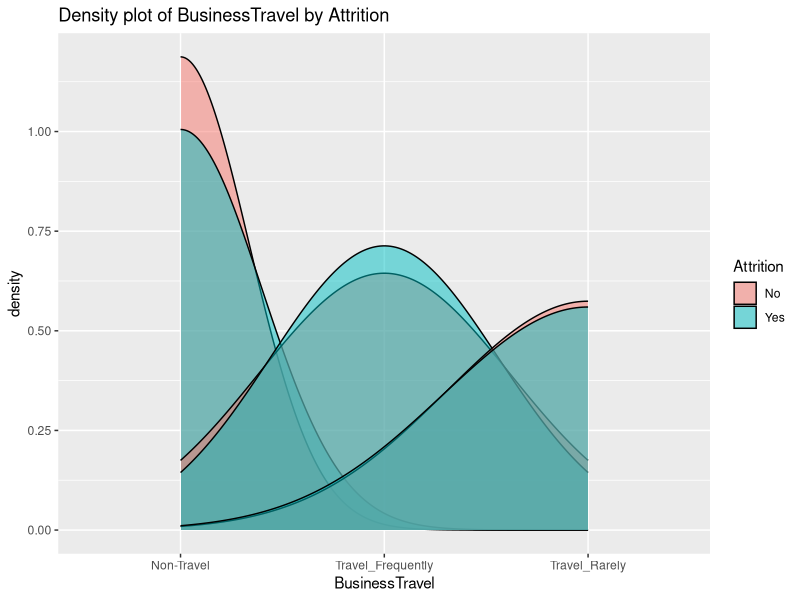
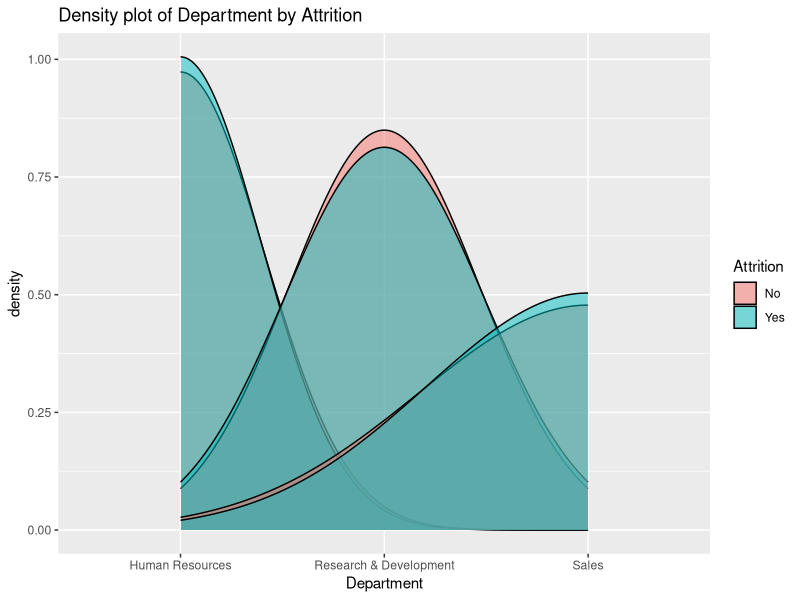
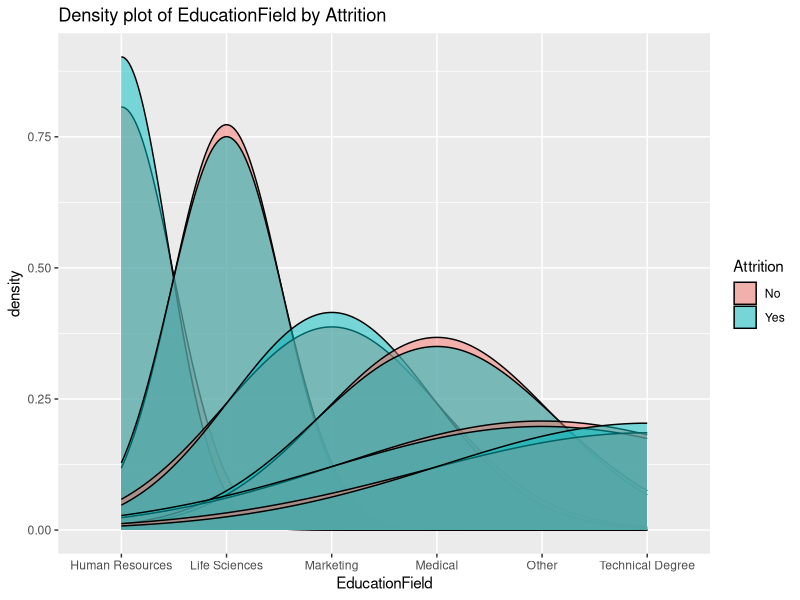
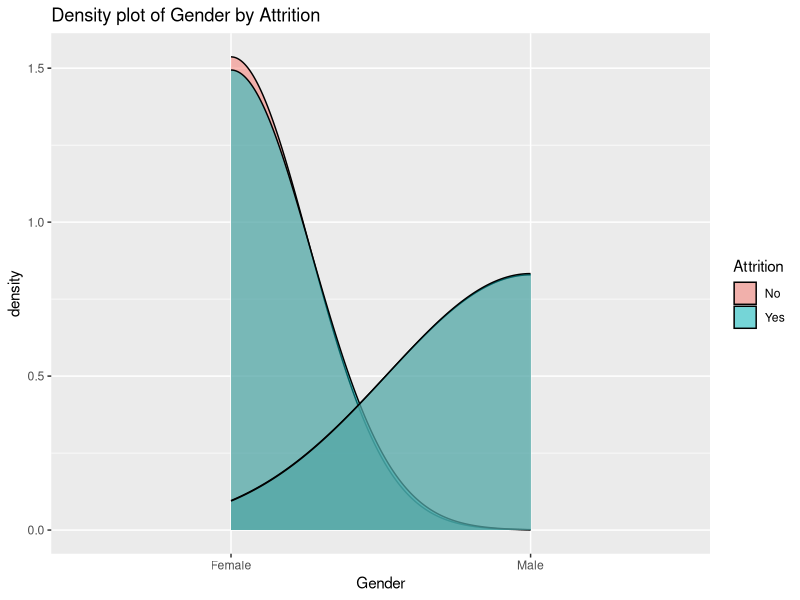
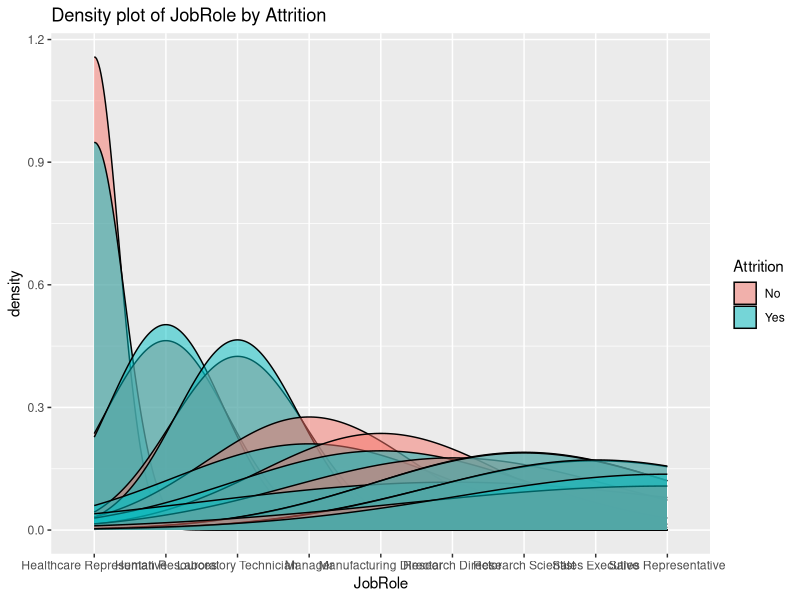
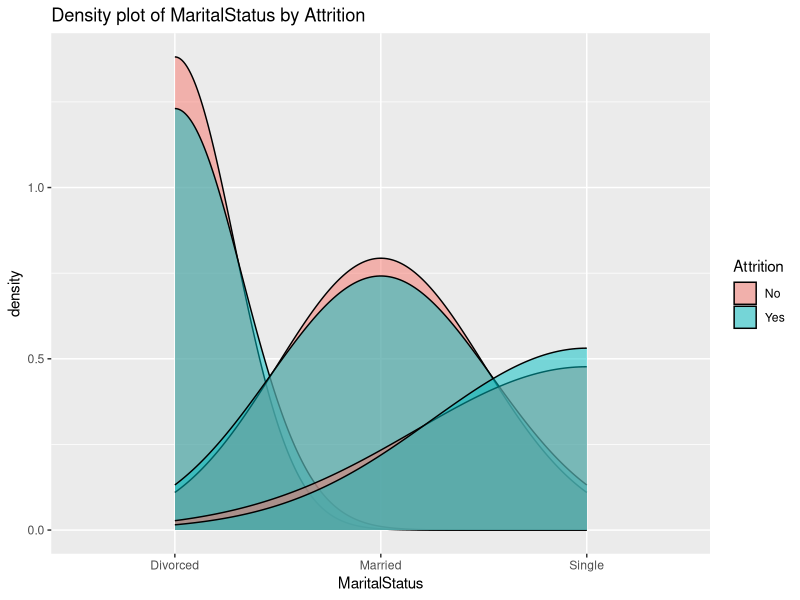
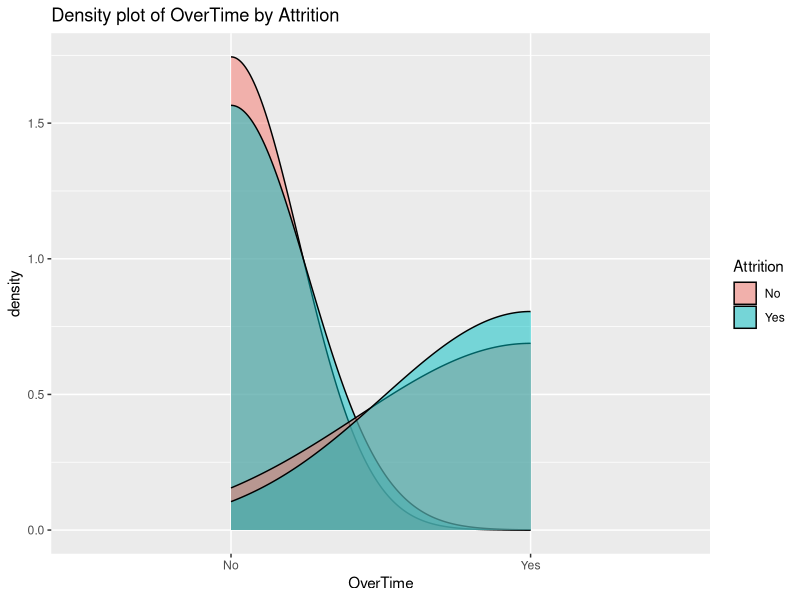
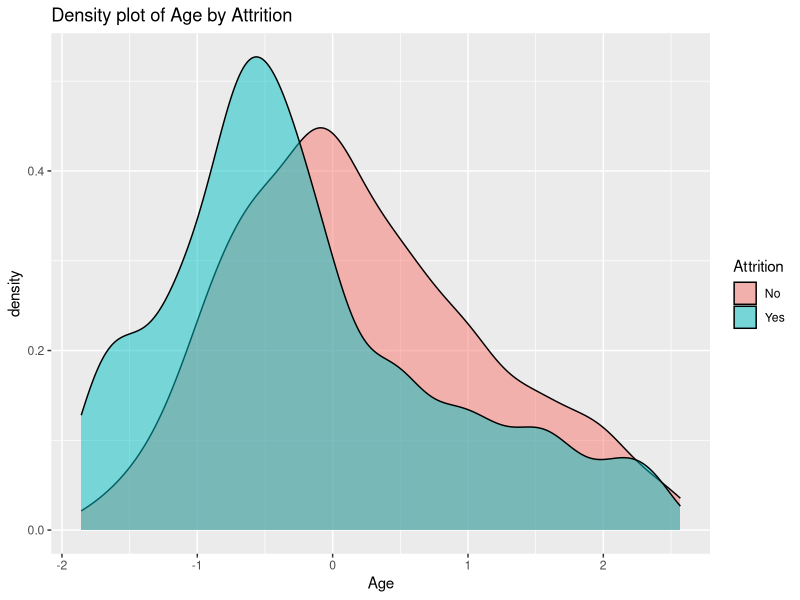

Write the R code that produced these figures, in order.
# Load necessary packages
library(ggplot2)
library(dplyr)
library(tidyr)

# Load the dataset
data <- read.csv("random_over_sampled.csv")

# Normalize the numeric columns
normalize_data <- function(data) {
  numeric_columns <- select(data, where(is.numeric))
  normalized_numeric <- numeric_columns %>%
    mutate(across(everything(), ~ scale(.)))
  normalized_data <- bind_cols(select(data, -where(is.numeric)), normalized_numeric)
  return(normalized_data)
}

# Visualize relationships with the output "Attrition"
visualize_relationships <- function(data, target_variable) {
  # Normalize the data
  normalized_data <- normalize_data(data)
  
  # Get the names of all columns except the target variable
  predictors <- setdiff(names(normalized_data), target_variable)
  
  # Iterate over all predictors and plot their relationships with the target variable
  for (predictor in predictors) {
    if (predictor != target_variable) {
      if (is.factor(normalized_data[[predictor]])) {
        # For categorical variables, create a bar plot
        print(ggplot(normalized_data, aes(x = !!sym(predictor), fill = !!sym(target_variable))) +
                geom_bar(position = "dodge") +
                labs(title = paste("Bar plot of", predictor, "by", target_variable)))
      } else {
        # For continuous variables, create a density plot
        print(ggplot(normalized_data, aes(x = !!sym(predictor), fill = !!sym(target_variable))) +
                geom_density(alpha = 0.5) +
                labs(title = paste("Density plot of", predictor, "by", target_variable)))
      }
    }
  }
}

# Call the function to visualize relationships with the output "Attrition"
visualize_relationships(data, "Attrition")
